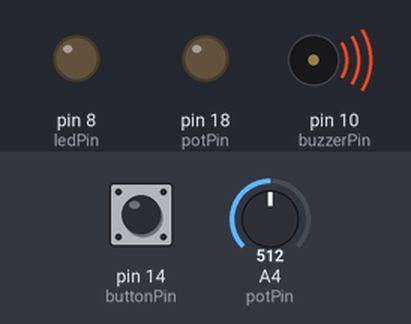
This sketch was run on a simulated Arduino Uno, built with avr-gcc and run on an emulated ATmega328P. Shown: output pins drawn as LEDs (lit = HIGH), buzzer (waves = sounding). The inputs (shaded band) are chosen by the test bench; at power-on: pin 14 (buttonPin) HIGH, A4 (potPin) = 512. What the sketch prints to the serial monitor is not drawn.

Above: at 0.1 s.
Timing chart, 0 to 1.6 s (numbered marks = the images above):
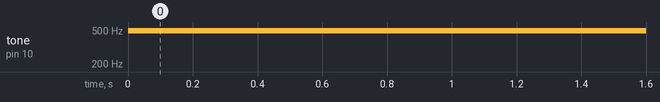

Measured:
- by itself, tone on pin 10 (buzzerPin): silent → 490 Hz at 0.00 s

The sketch:

MIDTERM_JoabL.ino
```cpp
const int potPin     = 4;
const int buttonPin  = 14;
const int pwmLedPin  = 18;
const int buzzerPin  = 10;
const int ledPin     = 8;

int potValue = 0;
int buttonState = 0;
int ledBrightness = 0;
unsigned long prevMillis = 0;
const long interval = 1000;
int potHistory[5];

void setup() {
  pinMode(buttonPin, INPUT_PULLUP);
  pinMode(ledPin, OUTPUT);
  pinMode(pwmLedPin, OUTPUT);
  pinMode(buzzerPin, OUTPUT);

  Serial.begin(115200);
}

void loop() {
  potValue = analogRead(potPin);
  buttonState = digitalRead(buttonPin);

  // Store scaled values in array
  for (int i = 0; i < 5; i++) {
    potHistory[i] = potValue / (i + 1);
  }

  // Map ADC to 8-bit PWM range
  ledBrightness = map(potValue, 0, 4095, 0, 255);

  // Button + brightness condition
  if (buttonState == LOW && ledBrightness > 128) {
    digitalWrite(ledPin, HIGH);
  } else {
    digitalWrite(ledPin, LOW);
  }

  // PWM outputs using analogWrite()
  analogWrite(pwmLedPin, ledBrightness);
  analogWrite(buzzerPin, ledBrightness / 2);

  // Timed serial output
  unsigned long currentMillis = millis();
  if (currentMillis - prevMillis >= interval) {
    prevMillis = currentMillis;
    Serial.print("Pot history: ");
    for (int i = 0; i < 5; i++) {
      Serial.print(potHistory[i]);
      Serial.print(" ");
    }
    Serial.println();
  }
}
```
